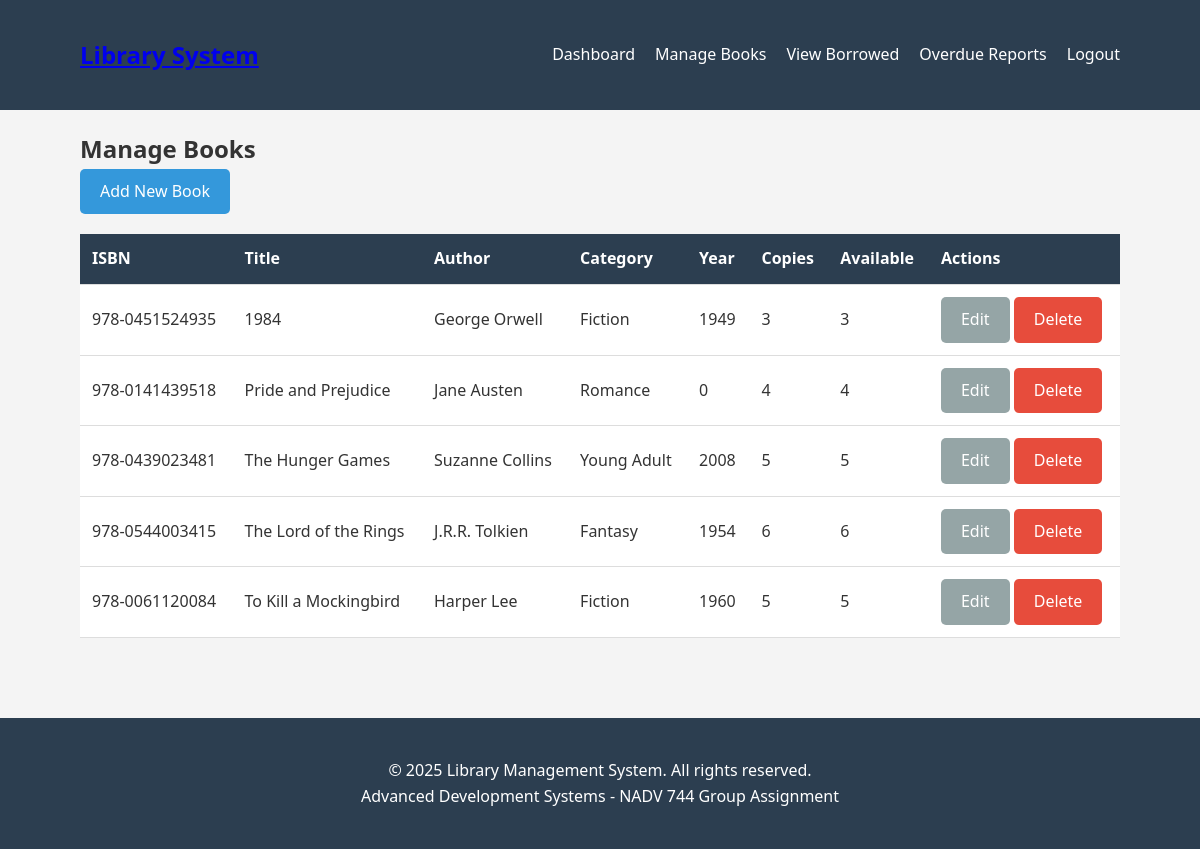
/admin/manage_books.php (signed in), run on the app's committed database.
### tables this page shows
CREATE TABLE books (
  id INT UNSIGNED NOT NULL AUTO_INCREMENT,
  isbn VARCHAR(20) NOT NULL,
  title VARCHAR(255) NOT NULL,
  author VARCHAR(100) NOT NULL,
  category VARCHAR(50) NOT NULL,
  publication_year YEAR NOT NULL,
  publisher VARCHAR(100) DEFAULT NULL,
  description TEXT DEFAULT NULL,
  total_copies INT UNSIGNED DEFAULT 1,
  available_copies INT UNSIGNED DEFAULT 1,
  created_at TIMESTAMP DEFAULT CURRENT_TIMESTAMP,
  updated_at TIMESTAMP DEFAULT CURRENT_TIMESTAMP ON UPDATE CURRENT_TIMESTAMP,
  PRIMARY KEY (id),
  UNIQUE KEY unique_isbn (isbn),
  INDEX idx_category (category),
  INDEX idx_author (author),
  INDEX idx_availability (available_copies),
  INDEX idx_publication_year (publication_year),
  FULLTEXT KEY ft_search (title, author, description)
);

### includes/functions.php (called while the page is built, shortened)
<?php
require_once 'db_connection.php';
class LibraryFunctions {
    private $conn;
    public function __construct() {
        $database = new Database();
        $this->conn = $database->getConnection();
    }
    public function getBooks($search = '') {
        try {
            $query = "SELECT * FROM books";
            $query .= " ORDER BY title";
            $stmt = $this->conn->prepare($query);
            $stmt->execute();
            return $stmt->fetchAll(PDO::FETCH_ASSOC);
        } catch(PDOException $e) {
            echo "Error: " . $e->getMessage();
            return array();
        }
    }
}
?>

### includes/db_connection.php (called while the page is built, shortened)
<?php
class Database {
    private $host = DB_HOST;
    private $db_name = DB_NAME;
    private $username = DB_USER;
    private $password = DB_PASS;
    private $port = DB_PORT;
    public function getConnection() {
        $this->conn = null;
        try {
            $dsn = "mysql:host=" . $this->host . ";port=" . $this->port . ";dbname=" . $this->db_name;
            $this->conn = new PDO($dsn, $this->username, $this->password);
            $this->conn->exec("set names utf8");
            $this->conn->setAttribute(PDO::ATTR_ERRMODE, PDO::ERRMODE_EXCEPTION);
        } catch(PDOException $exception) {
            echo "Connection error: " . $exception->getMessage();
        }
        return $this->conn;
    }
}
?>

### admin/manage_books.php (the view, shortened to what this page needs)
<?php
require_once '../includes/functions.php';
$library = new LibraryFunctions();
$books = $library->getBooks();
?>
<!DOCTYPE html>
<html lang="en">
<head>
    <link rel="stylesheet" href="../assets/css/style.css">
</head>
<body>
    <?php include '../includes/header.php'; ?>
    <div class="container">
        <h2>Manage Books</h2>
        <div class="action-buttons">
            <a href="add_book.php" class="btn btn-primary">Add New Book</a>
        </div>
        <?php if(count($books) > 0): ?>
            <table>
                <thead>
                    <tr>
                        <th>ISBN</th>
                        <th>Title</th>
                        <th>Author</th>
                        <th>Category</th>
                        <th>Year</th>
                        <th>Copies</th>
                        <th>Available</th>
                        <th>Actions</th>
                    </tr>
                </thead>
                <tbody>
                    <?php foreach($books as $book): ?>
                    <tr>
                        <td><?php echo htmlspecialchars($book['isbn']); ?></td>
                        <td><?php echo htmlspecialchars($book['title']); ?></td>
                        <td><?php echo htmlspecialchars($book['author']); ?></td>
                        <td><?php echo htmlspecialchars($book['category']); ?></td>
                        <td><?php echo htmlspecialchars($book['publication_year']); ?></td>
                        <td><?php echo $book['total_copies']; ?></td>
                        <td><?php echo $book['available_copies']; ?></td>
                        <td>
                            <a href="edit_book.php?id=<?php echo $book['id']; ?>" class="btn btn-secondary">Edit</a>
                            <a href="manage_books.php?delete_id=<?php echo $book['id']; ?>" class="btn btn-admin" onclick="return confirm('Are you sure you want to delete this book?')">Delete</a>
                        </td>
                    </tr>
                    <?php endforeach; ?>
                </tbody>
            </table>
        <?php else: ?>
            <p>No books found in the library.</p>
        <?php endif; ?>
    </div>
    <?php include '../includes/footer.php'; ?>
</body>
</html>

### assets/style.css (style rules this page uses)
* { margin: 0; padding: 0; box-sizing: border-box; }
body { font-family: 'Segoe UI', Tahoma, Geneva, Verdana, sans-serif; line-height: 1.6; color: #333; background-color: #f4f4f4; }
.container { width: 90%; max-width: 1200px; margin: 0 auto; padding: 20px; }
.btn { display: inline-block; padding: 10px 20px; border: none; border-radius: 5px; cursor: pointer; text-decoration: none; font-size: 1rem; transition: background-color 0.3s; }
.btn-primary { background-color: #3498db; color: white; }
.btn-secondary { background-color: #95a5a6; color: white; }
.btn-admin { background-color: #e74c3c; color: white; }
table { width: 100%; border-collapse: collapse; margin: 20px 0; background: white; }
table th, table td { padding: 12px; text-align: left; border-bottom: 1px solid #ddd; }
table th { background-color: #2c3e50; color: white; }

### data on the page
books: isbn "978-0451524935", title "1984", author "George Orwell", category "Fiction", publication_year "1949", total_copies "3", available_copies "3"
books: isbn "978-0141439518", title "Pride and Prejudice", author "Jane Austen", category "Romance", publication_year "0", total_copies "4", available_copies "4"
books: isbn "978-0439023481", title "The Hunger Games", author "Suzanne Collins", category "Young Adult", publication_year "2008", total_copies "5", available_copies "5"
books: isbn "978-0544003415", title "The Lord of the Rings", author "J.R.R. Tolkien", category "Fantasy", publication_year "1954", total_copies "6", available_copies "6"
books: isbn "978-0061120084", title "To Kill a Mockingbird", author "Harper Lee", category "Fiction", publication_year "1960", total_copies "5", available_copies "5"
